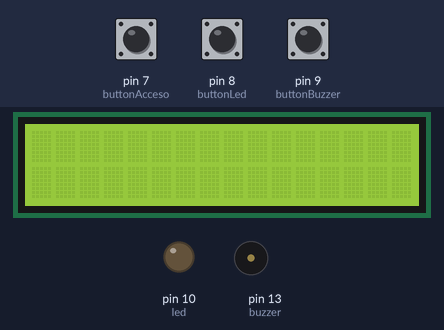
Recording of a sketch running on a simulated Arduino Uno, built with avr-gcc and run on an emulated ATmega328P. On the bench: 16×2 character LCD, output pins drawn as LEDs (lit = HIGH), buzzer (waves = sounding, pin HIGH). Inputs (shaded band) come from the test bench; at power-on: pin 8 (buttonLed) LOW, pin 9 (buttonBuzzer) LOW, pin 7 (buttonAcceso) HIGH. Random numbers use the default seed unless the sketch sets one.

Above: at 1.2 s.
1.3 s: pin 8 (buttonLed) pulled HIGH for 1 s
At 2.6 s:
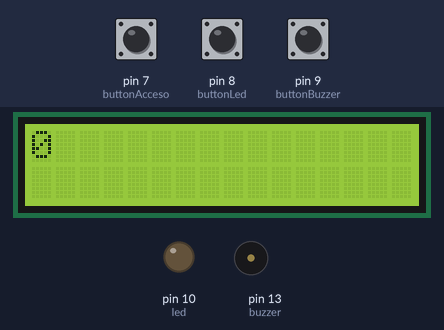
5.3 s: pin 9 (buttonBuzzer) pulled HIGH for 1 s
At 6.4 s:
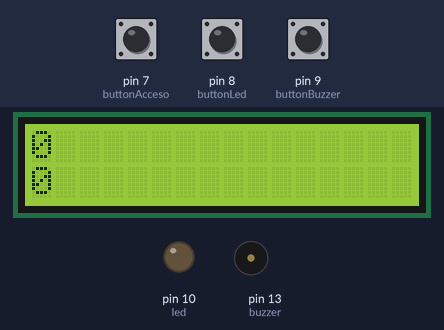
9.3 s: pin 8 (buttonLed) pulled HIGH for 3.2 s
At 15.2 s:
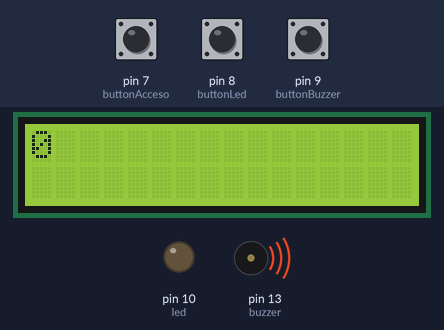
15.5 s: pin 9 (buttonBuzzer) pulled HIGH for 0.15 s
At 18.3 s:
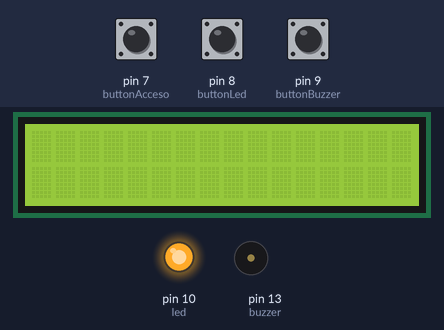
18.6 s: pin 8 (buttonLed) pulled HIGH for 0.15 s
At 19.9 s:
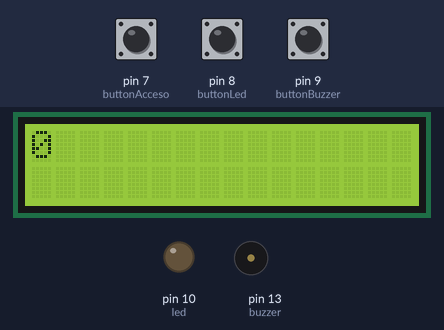
21.7 s: pin 9 (buttonBuzzer) pulled HIGH for 3.2 s
At 24.0 s:
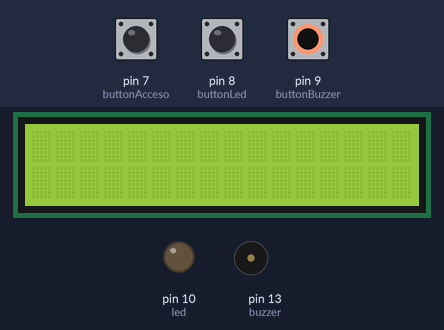
Timing chart, 0 to 29.4 s (numbered marks = the images above; inputs shaded):
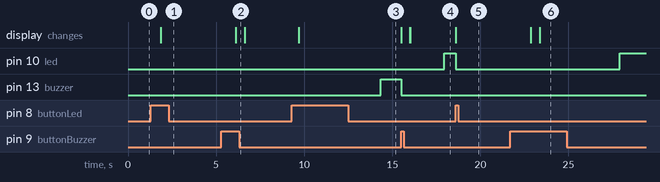

Measured:
- after the input at 1.3 s, the display: changes after 0.57 s (image 1)
- after the input at 5.3 s, the display: changes after 0.82 s (image 2)
- after the input at 9.3 s, pin 13 (buzzer): LOW → HIGH after 5.1 s; the display: changes after 0.40 s (image 3)
- after the input at 15.5 s, pin 10 (led): LOW → HIGH after 2.4 s; pin 13 (buzzer): HIGH → LOW at once; the display: first changes at once (image 4 shows a later state)
- after the input at 18.6 s, pin 10 (led): HIGH → LOW at once; the display: changes at once (image 5)
- after the input at 21.7 s, pin 10 (led): LOW → HIGH after 6.2 s; the display: first changes after 1.2 s (image 6 shows a later state)

The sketch:

sketch_scatola.ino
```cpp
#include <LiquidCrystal.h>

#define buttonAcceso 7  // bottone inizio programma
#define buttonLed 8  // bottone spegnimento del led
#define buttonBuzzer 9  // bottone spegnimento del buzzer
#define led 10
#define buzzer 13

LiquidCrystal lcd(12, 11, 6, 5, 4, 3); //lcd
bool finito;
bool terminato;
int inizio;
int fine1;
int fine2;

void setup() {
  // put your setup code here, to run once:

  pinMode(buttonAcceso, INPUT);
  pinMode(buttonLed, INPUT);
  pinMode(buttonBuzzer, INPUT);
  pinMode(led, OUTPUT);
  pinMode(buzzer, OUTPUT);
  lcd.begin(16, 2);
  finito = false;
  terminato = false;

}

void loop() {
  // put your main code here, to run repeatedly:

    while(!finito)
    {
      if(digitalRead(buttonAcceso) == LOW){}
      else
        if(digitalRead(buttonAcceso) == HIGH)
        {
          finito = true;
        }
    }
    lcd.clear();
    lcd.setCursor(0, 0);
    accensione(buttonLed, led, fine1);
    lcd.setCursor(0, 1);
    accensione(buttonBuzzer, buzzer, fine2);
    delay(500);
    risultato();
    finito = false;

}

void accensione(int btn, int thing,int tempo) {

  delay(random(1000, 5000));
  digitalWrite(thing, HIGH);
  inizio = millis();
  while(!terminato)
  {
    if(digitalRead(btn) == LOW) {}
    else if(digitalRead(btn) == HIGH)
    {
      tempo = ((millis() - inizio) / 1000);
      terminato = true;
    }
  }

  lcd.print(tempo);
  digitalWrite(thing, LOW);
  inizio = 0;
  terminato = false;


}

void risultato() {

  if(fine1 < 300 && fine2 < 300)
  {
    lcd.clear();
    lcd.print("Sei forte");
  }
  else
  {
    lcd.clear();
    lcd.print("sei scarso");
  }
}
```
